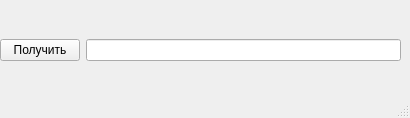
<?xml version="1.0" encoding="UTF-8"?>
<ui version="4.0">
 <class>mainWindow</class>
 <widget class="QMainWindow" name="mainWindow">
  <property name="geometry">
   <rect>
    <x>0</x>
    <y>0</y>
    <width>410</width>
    <height>118</height>
   </rect>
  </property>
  <property name="windowTitle">
   <string>MainWindow</string>
  </property>
  <widget class="QWidget" name="centralwidget">
   <widget class="QWidget" name="horizontalLayoutWidget">
    <property name="geometry">
     <rect>
      <x>0</x>
      <y>10</y>
      <width>401</width>
      <height>81</height>
     </rect>
    </property>
    <layout class="QHBoxLayout" name="horizontalLayout">
     <item>
      <widget class="QPushButton" name="pushButton">
       <property name="text">
        <string>Получить</string>
       </property>
      </widget>
     </item>
     <item>
      <widget class="QLineEdit" name="lineEdit"/>
     </item>
    </layout>
   </widget>
  </widget>
  <widget class="QStatusBar" name="statusbar"/>
 </widget>
 <resources/>
 <connections/>
</ui>
